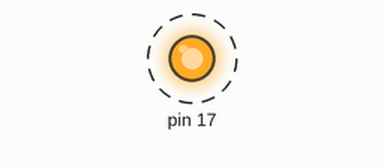
Recording of a sketch running on a simulated SparkFun Pro Micro, built with avr-gcc and run on an emulated ATmega32U4. On the bench: output pins drawn as LEDs (lit = HIGH). Dashed ring = blinking. What the sketch prints to the serial monitor is not drawn.

Above: at 0.5 s.
Timing chart, 0 to 4.6 s (numbered marks = the images above):
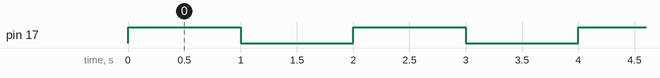

The sketch:

TestUSBMinimo.ino
```cpp
/*
  ===========================================================================
  StreamDeck DIY - TEST USB MINIMO
  ===========================================================================

  Sketch de descarte. Sirve para una sola pregunta:

      ¿el problema es el USB / la placa / Windows,
       o es el cableado de la matriz y los sliders?

  Este sketch NO toca ni un solo pin de la matriz ni de los sliders.
  No pone nada como OUTPUT. Solo abre el puerto serie y escribe.

    - Si con esto SI aparece un puerto COM  -> la placa y el USB estan bien,
      el problema esta en el cableado (algun pin en corto al poner una fila
      como OUTPUT LOW) o en las descripciones del otro sketch.

    - Si con esto TAMPOCO aparece  -> el problema es de la placa, del cable,
      de la seleccion de procesador (8 MHz en vez de 16 MHz) o del driver
      cacheado de Windows. No es cosa del cableado.

  Ademas parpadea el LED RX de la placa una vez por segundo, para que veas a
  simple vista si el sketch se esta ejecutando aunque el USB no enumere.

  Placa: SparkFun Pro Micro / Processor: ATmega32U4 (5V, 16 MHz)
  Monitor Serie a 115200 baudios.
  ===========================================================================
*/

const uint32_t BAUDIOS = 115200;

uint32_t contador = 0;
uint32_t tUltimo = 0;
bool     ledEncendido = false;

void setup() {
  // El LED RX del Pro Micro esta en el pin 17 y es de logica invertida
  // (LOW = encendido). Es el unico pin que tocamos, y no va a la matriz.
  pinMode(17, OUTPUT);
  digitalWrite(17, HIGH);   // apagado

  Serial.begin(BAUDIOS);
  // Sin espera bloqueante: si el PC no abre el puerto, seguimos igualmente.
}

void loop() {
  const uint32_t ahora = millis();
  if (ahora - tUltimo < 1000) return;
  tUltimo = ahora;

  ledEncendido = !ledEncendido;
  digitalWrite(17, ledEncendido ? LOW : HIGH);

  contador++;
  Serial.print(F("USB OK - segundos en marcha: "));
  Serial.println(contador);
}
```

Measured:
- by itself, pin 17: alternates HIGH for 1.0 s and LOW for 1.0 s
